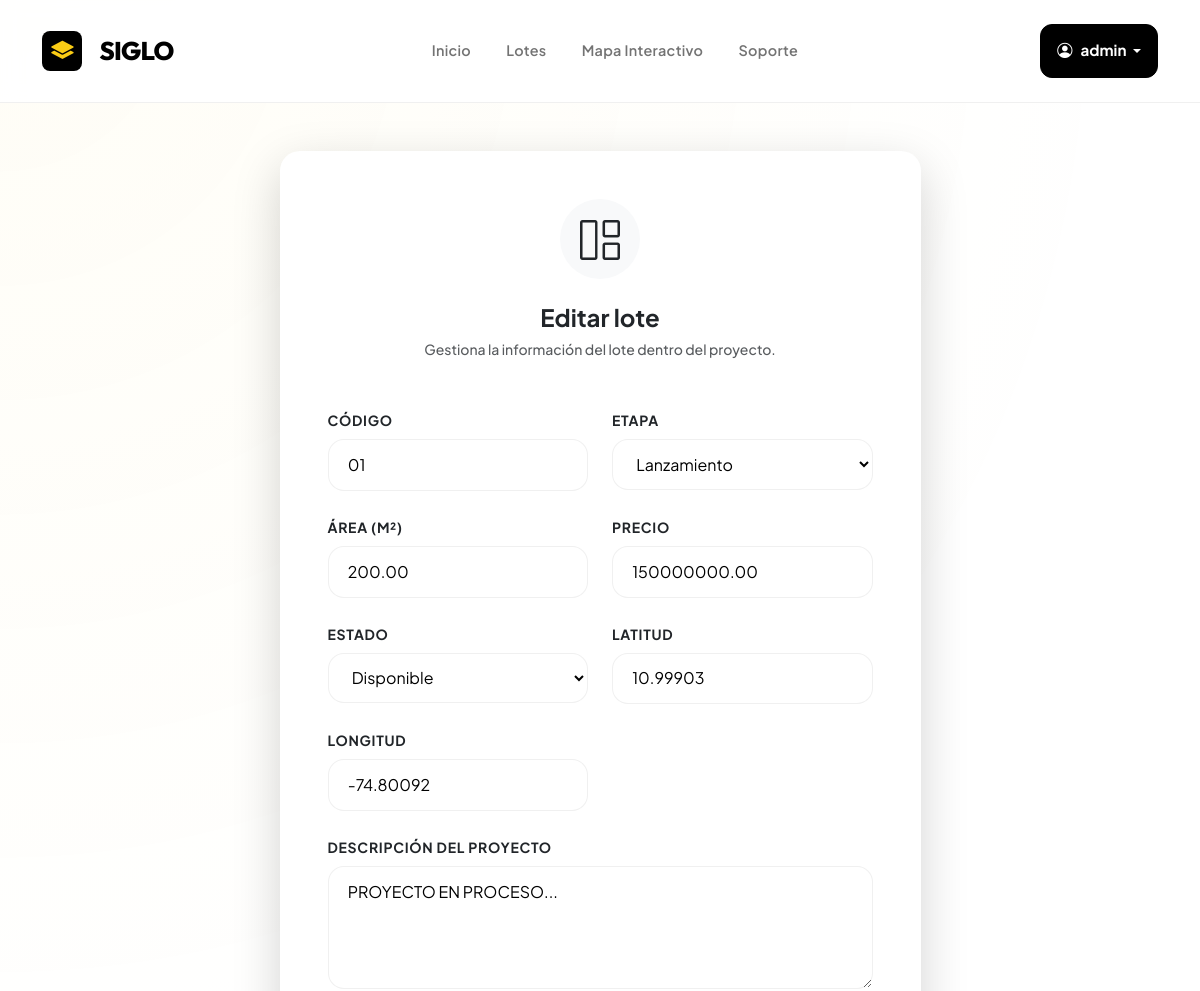
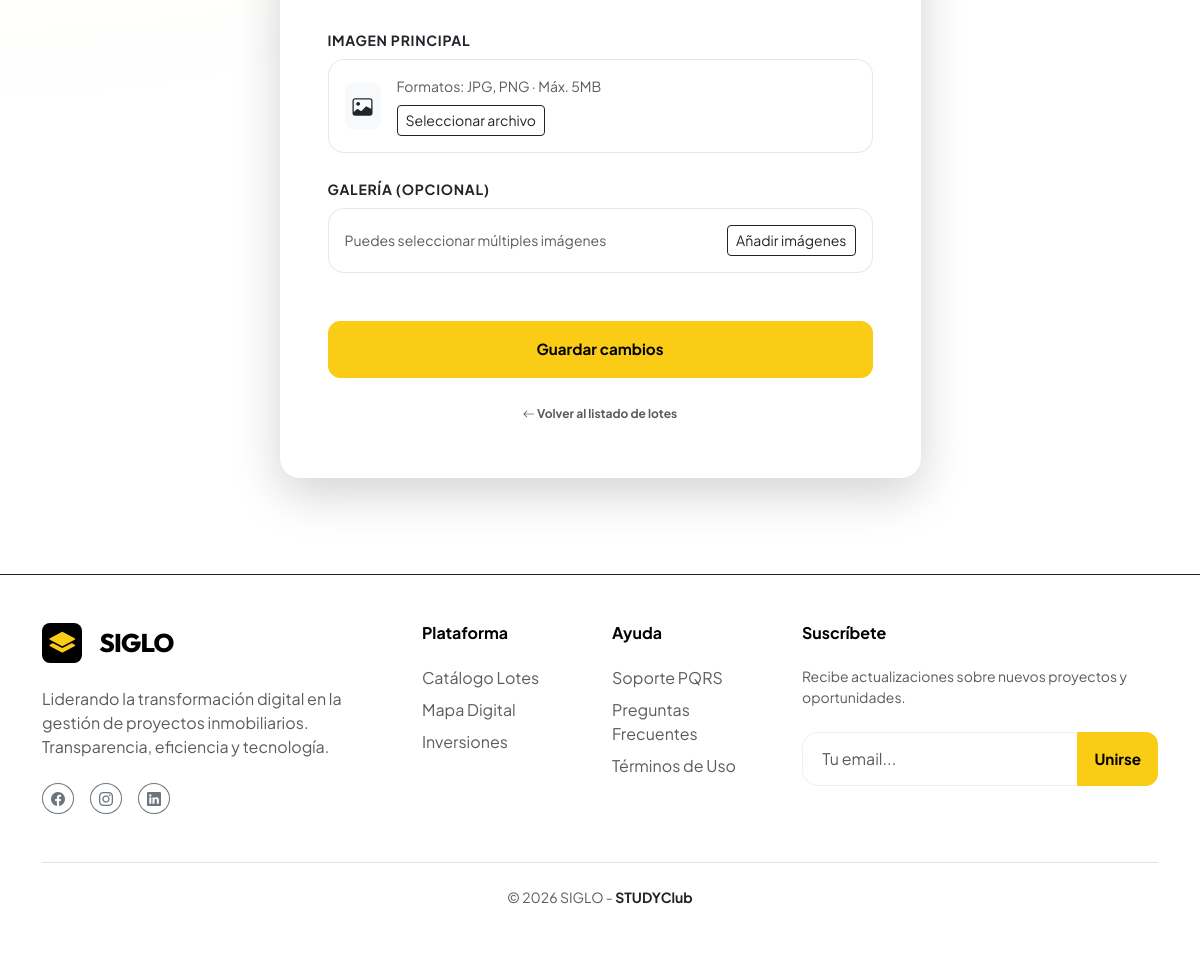
Page /panel/lotes/1/editar/ (signed in) on the committed database (2 pictures, top to bottom).
### USERS/models.py (models this page shows)
class User(AbstractUser):
    ROLE_CHOICES = (
        ('ADMIN', 'Administrador'),
        ('CLIENT', 'Cliente'),
    )
    role = models.CharField(max_length=10, choices=ROLE_CHOICES, default='CLIENT')

### LOTES/models.py (models this page shows, shortened)
class Lot(models.Model):
    STATUS_CHOICES = (
        ('AVAILABLE', 'Disponible'),
        ('RESERVED', 'Reservado'),
        ('SOLD', 'Vendido'),
    )
    code = models.CharField(max_length=20, unique=True)
    area_m2 = models.DecimalField(max_digits=6, decimal_places=2)
    price = models.DecimalField(max_digits=12, decimal_places=2)
    image = models.FileField(upload_to="lot_images/", blank=True, null=True)
    stage = models.ForeignKey(Stage, on_delete=models.CASCADE)
    status = models.CharField(max_length=10, choices=STATUS_CHOICES, default='AVAILABLE')
    description = models.TextField(blank=True, null=True)
    latitude = models.FloatField()
    longitude = models.FloatField()

### LOTES/views.py (the view, shortened to what this page needs)
# urls.py: path('panel/lotes/<int:lot_id>/editar/', admin_lot_edit, name='admin_lot_edit'),
@staff_member_required
def admin_lot_edit(request, lot_id):
    lot = get_object_or_404(Lot, pk=lot_id)
    stages = Stage.objects.all().order_by("name")
    context = {
        "form": {
            "code": lot.code,
            "area_m2": lot.area_m2,
            "price": lot.price,
            "stage": lot.stage.id if lot.stage else "",
            "status": lot.status,
            "latitude": lot.latitude,
            "longitude": lot.longitude,
            "description": lot.description,
        },
        "stages": stages,
        "lot": lot,
    }
    return render(request, "lotes/admin_lot_form.html", context)

### LOTES/templates/lotes/admin_lot_form.html (shortened to what this page needs)
{% extends "index.html" %}
{% block content %}
<div class="container py-5">
    <div class="row justify-content-center">
        <div class="col-md-10 col-lg-7" data-aos="fade-up">
            <div class="premium-card p-4 p-lg-5 border-0 shadow-lg">
                <div class="text-center mb-5">
                    <div class="mb-4 d-inline-flex align-items-center justify-content-center bg-light rounded-circle"
                        style="width: 80px; height: 80px;">
                        <i class="bi bi-grid-1x2 text-dark fs-1"></i>
                    </div>
                    <h1 class="h4 fw-bold text-dark">
                        {% if lot %}Editar lote{% else %}Nuevo lote{% endif %}
                    </h1>
                    <p class="text-muted small fw-medium">Gestiona la información del lote dentro del proyecto.</p>
                </div>
                <form method="post" enctype="multipart/form-data">
                    <div class="row g-4">
                        <div class="col-md-6">
                            <label class="form-label small fw-bold text-dark text-uppercase tracking-wider">Código</label>
                            <input type="text" name="code" value="{{ form.code }}" required>
                        </div>
                        <div class="col-md-6">
                            <label class="form-label small fw-bold text-dark text-uppercase tracking-wider">Etapa</label>
                            <select name="stage" required>
                                {% for stage in stages %}
                                <option value="{{ stage.id }}" {% if form.stage == stage.id %}selected{% endif %}>
                                    {{ stage.name }}
                                </option>
                                {% endfor %}
                            </select>
                        </div>
                        <div class="col-md-6">
                            <label class="form-label small fw-bold text-dark text-uppercase tracking-wider">Área (m²)</label>
                            <input type="number" step="0.01" min="0" name="area_m2" value="{{ form.area_m2 }}" required>
                        </div>
                        <div class="col-md-6">
                            <label class="form-label small fw-bold text-dark text-uppercase tracking-wider">Precio</label>
                            <input type="number" step="0.01" min="0" name="price" value="{{ form.price }}" required>
                        </div>
                        <div class="col-md-6">
                            <label class="form-label small fw-bold text-dark text-uppercase tracking-wider">Estado</label>
                            <select name="status">
                                <option value="AVAILABLE" {% if form.status == 'AVAILABLE' %}selected{% endif %}>Disponible
                                </option>
                            </select>
                        </div>
                        <div class="col-md-6">
                            <label class="form-label small fw-bold text-dark text-uppercase tracking-wider">Latitud</label>
                            <input type="number" step="0.000001" name="latitude" value="{{ form.latitude }}" required>
                        </div>
                        <div class="col-md-6">
                            <label
                                class="form-label small fw-bold text-dark text-uppercase tracking-wider">Longitud</label>
                            <input type="number" step="0.000001" name="longitude" value="{{ form.longitude }}" required>
                        </div>
                        <div class="col-12">
                            <label class="form-label small fw-bold text-dark text-uppercase tracking-wider">Descripción del Proyecto</label>
                            <textarea name="description" rows="4" placeholder="Describe las características principales del proyecto para este lote...">{{ form.description }}</textarea>
                        </div>
                        <div class="col-12">
                            <label class="form-label small fw-bold text-dark text-uppercase tracking-wider">Imagen principal</label>
                            <div class="p-3 rounded-4 border border-dark border-opacity-10 bg-white d-flex align-items-center justify-content-between">
                                <div class="d-flex align-items-center gap-3">
                                    <div class="p-2 rounded-3 bg-light">
                                        <i class="bi bi-image text-dark fs-5"></i>
                                    </div>
                                    <div>
                                        <div class="small text-muted">Formatos: JPG, PNG · Máx. 5MB</div>
                                        <label class="btn btn-outline-dark btn-sm mt-2">
                                            Seleccionar archivo
                                        </label>
                                    </div>
                                </div>
                            </div>
                        </div>
                        <div class="col-12">
                            <label class="form-label small fw-bold text-dark text-uppercase tracking-wider">Galería (opcional)</label>
                            <div class="p-3 rounded-4 border border-dark border-opacity-10 bg-white">
                                <div class="d-flex align-items-center justify-content-between">
                                    <div class="small text-muted">Puedes seleccionar múltiples imágenes</div>
                                    <label class="btn btn-outline-dark btn-sm">
                                        Añadir imágenes
                                    </label>
                                </div>
                            </div>
                        </div>
                    </div>
                    <div class="d-grid mt-5 gap-3">
                        <button type="submit" class="btn btn-accent py-3 fw-bold">
                            {% if lot %}Guardar cambios{% else %}Crear lote{% endif %}
                        </button>
                        <a href="{% url 'admin_lot_list' %}"
                            class="btn btn-link text-muted extra-small mt-1 text-decoration-none fw-bold text-center">
                            <i class="bi bi-arrow-left"></i> Volver al listado de lotes
                        </a>
                    </div>
                </form>
            </div>
        </div>
    </div>
</div>
{% endblock %}

### templates/index.html (shortened to what this page needs)
<!DOCTYPE html>
<html>
<head>
    <link href="https://cdn.jsdelivr.net/npm/bootstrap@5.3.2/dist/css/bootstrap.min.css" rel="stylesheet">
    <link rel="stylesheet" href="https://unpkg.com/leaflet/dist/leaflet.css" />
    <link rel="stylesheet" href="https://cdn.jsdelivr.net/npm/bootstrap-icons@1.11.1/font/bootstrap-icons.css">
    <link rel="stylesheet" href="https://unpkg.com/aos@next/dist/aos.css" />
</head>
<body>
    <nav class="navbar navbar-expand-lg navbar-light px-4">
        <div class="container">
            <a class="navbar-brand d-flex align-items-center" href="{% url 'dashboard' %}">
                <div class="brand-logo me-2">
                    <i class="bi bi-layers-fill" style="font-size: 1.4rem;"></i>
                </div>
                <span>SIGLO</span>
            </a>
            <div class="collapse navbar-collapse" id="mainNavbar">
                <ul class="navbar-nav mx-auto mb-2 mb-lg-0">
                    <li class="nav-item">
                        <a class="nav-link" href="{% url 'dashboard' %}">Inicio</a>
                    </li>
                    <li class="nav-item">
                        <a class="nav-link" href="{% url 'lot_list' %}">Lotes</a>
                    </li>
                    <li class="nav-item">
                        <a class="nav-link" href="{% url 'lot_map' %}">Mapa Interactivo</a>
                    </li>
                    <li class="nav-item">
                        <a class="nav-link" href="{% url 'pqrs_create' %}">Soporte</a>
                    </li>
                </ul>
                <div class="d-flex align-items-center gap-3">
                    {% if user.is_authenticated %}
                    <div class="dropdown">
                        <button class="btn btn-premium btn-sm dropdown-toggle px-3" type="button"
                            data-bs-toggle="dropdown">
                            <i class="bi bi-person-circle me-2"></i>{{ user.username }}
                        </button>
                    </div>
                    {% else %}
                    <a href="{% url 'login' %}"
                        class="btn btn-link text-secondary fw-bold text-decoration-none px-3">Ingresar</a>
                    <a href="{% url 'register' %}" class="btn btn-accent px-4 py-2">Empezar Ahora</a>
                    {% endif %}
                </div>
            </div>
        </div>
    </nav>
    <main class="flex-grow-1">
        {% block content %}{% endblock %}
    </main>
    {% block footer %}
    <footer class="py-5 mt-5 border-top border-dark border-opacity-5" style="background: white;">
        <div class="container">
            <div class="row g-4 mb-5">
                <div class="col-lg-4">
                    <a class="navbar-brand d-flex align-items-center mb-4" href="#">
                        <div class="brand-logo me-2">
                            <i class="bi bi-layers-fill"></i>
                        </div>
                        <span>SIGLO</span>
                    </a>
                    <p class="text-muted mb-4 pe-lg-5">Liderando la transformación digital en la gestión de proyectos
                        inmobiliarios. Transparencia, eficiencia y tecnología.</p>
                    <div class="d-flex gap-3">
                        <a href="#" class="btn btn-sm btn-outline-secondary rounded-circle px-2"><i
                                class="bi bi-facebook"></i></a>
                        <a href="#" class="btn btn-sm btn-outline-secondary rounded-circle px-2"><i
                                class="bi bi-instagram"></i></a>
                        <a href="#" class="btn btn-sm btn-outline-secondary rounded-circle px-2"><i
                                class="bi bi-linkedin"></i></a>
                    </div>
                </div>
                <div class="col-6 col-lg-2">
                    <h6 class="fw-bold mb-4">Plataforma</h6>
                    <ul class="list-unstyled d-grid gap-2">
                        <li><a href="{% url 'lot_list' %}" class="text-muted text-decoration-none">Catálogo Lotes</a>
                        </li>
                        <li><a href="{% url 'lot_map' %}" class="text-muted text-decoration-none">Mapa Digital</a></li>
                        <li><a href="#" class="text-muted text-decoration-none">Inversiones</a></li>
                    </ul>
                </div>
                <div class="col-6 col-lg-2">
                    <h6 class="fw-bold mb-4">Ayuda</h6>
                    <ul class="list-unstyled d-grid gap-2">
                        <li><a href="{% url 'pqrs_create' %}" class="text-muted text-decoration-none">Soporte PQRS</a>
                        </li>
                        <li><a href="#" class="text-muted text-decoration-none">Preguntas Frecuentes</a></li>
                        <li><a href="#" class="text-muted text-decoration-none">Términos de Uso</a></li>
                    </ul>
                </div>
                <div class="col-lg-4">
                    <h6 class="fw-bold mb-4">Suscríbete</h6>
                    <p class="text-muted small mb-4">Recibe actualizaciones sobre nuevos proyectos y oportunidades.</p>
                    <div class="input-group">
                        <input type="text" class="form-control" placeholder="Tu email...">
                        <button class="btn btn-accent px-3">Unirse</button>
                    </div>
                </div>
            </div>
            <div class="pt-4 border-top text-center">
                <p class="text-muted small mb-0">&copy; 2026 SIGLO - <span class="text-dark fw-bold">STUDYClub</span>
                </p>
            </div>
        </div>
    </footer>
    {% endblock %}
</body>
</html>

### templates/index.html (style rules this page uses)
:root { --primary: #FACC15; --primary-rgb: 250, 204, 21; --secondary: #000000; --secondary-rgb: 0, 0, 0; --accent: #171717; --bg-body: #FFFFFF; --bg-glass: rgba(255, 255, 255, 0.9); --text-main: #000000; --text-muted: #737373; --glass-border: rgba(0, 0, 0, 0.06); --premium-shadow: 0 4px 20px rgba(0, 0, 0, 0.05); --transition: all 0.3s cubic-bezier(0.4, 0, 0.2, 1); }
html { scroll-behavior: smooth; }
body { background-color: var(--bg-body); color: var(--text-main); font-family: 'Plus Jakarta Sans', sans-serif; overflow-x: hidden; -webkit-font-smoothing: antialiased; min-height: 100vh; display: flex; flex-direction: column; }
.navbar { backdrop-filter: blur(10px); -webkit-backdrop-filter: blur(10px); background: var(--bg-glass); border-bottom: 1px solid var(--glass-border); padding: 1.5rem 0; transition: var(--transition); position: sticky; top: 0; z-index: 1000; }
.navbar-brand { font-family: 'Outfit', sans-serif; font-weight: 800; font-size: 1.6rem; letter-spacing: -0.03em; color: var(--secondary) !important; gap: 0.6rem; }
.brand-logo { width: 40px; height: 40px; background: var(--secondary); border-radius: 8px; display: flex; align-items: center; justify-content: center; color: var(--primary); transition: var(--transition); }
.nav-link { color: var(--text-muted) !important; font-weight: 600; font-size: 0.9rem; padding: 0.5rem 1rem !important; border-radius: 6px; transition: var(--transition); margin: 0 0.1rem; letter-spacing: 0.02em; }
.premium-card { background: white; border: 1px solid var(--glass-border); border-radius: 1.25rem; padding: 2.5rem; box-shadow: var(--premium-shadow); transition: var(--transition); position: relative; }
.btn-premium { background: var(--secondary); color: white !important; font-weight: 700; padding: 0.9rem 2.2rem; border-radius: 0.75rem; border: 1px solid var(--secondary); transition: var(--transition); font-size: 0.95rem; }
.btn-accent { background: var(--primary); color: var(--secondary) !important; font-weight: 700; padding: 0.9rem 2.2rem; border-radius: 0.75rem; border: 1px solid var(--primary); transition: var(--transition); font-size: 0.95rem; }
input[type="text"], input[type="password"], input[type="email"], input[type="number"], input[type="tel"], input[type="url"], textarea, select { width: 100%; border-radius: 1rem; padding: 0.8rem 1.2rem; border: 1px solid var(--glass-border); background: white; color: var(--text-main); transition: var(--transition); }
.extra-small { font-size: 0.75rem; }
.tracking-wider { letter-spacing: 0.05em; }

### rows in the picture
User: username "admin"
Lot: code "01", area_m2 "200.00", price "150000000.00", status "Disponible", latitude "10.99903", longitude "-74.80092", description "PROYECTO EN PROCESO..."

### other values in the picture
form field stage "Lanzamiento"
